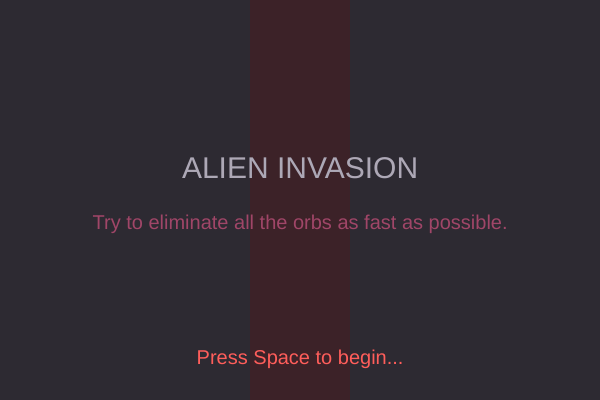
Frame 1 (no input)
Frame 60 (no input): identical to frame 1, image omitted
Frame 120 (the mouse pressed at the canvas centre since frame 60): identical to frame 1, image omitted

The p5.js sketch that drew this single still picture (run headless with seeded random() and noise() and a simulated clock; from frame 60 on, the mouse is pressed at the canvas centre):

// p5.js sketch
// ── sketch.js
let ship;
let shipSpeed = 2;
let flowers = [];
let numFlowers = 5;
let shots = [];

let gameState = 0;

let game;

function setup() {
    createCanvas(600, 400);
    ship = new Ship();
    for (let i = 0; i < numFlowers; i++) {
        flowers[i] = new Flower(random(0, width), 20);
    }

    game = new Game();
}

function keyPressed() {
    game.keyPressed();
}

function keyReleased() {
    game.keyReleased();
}

function draw() {
    if (game.gameState == 0) {
        game.showMenu();
    } else if (game.gameState == 1) {
        game.play();
    } else if (game.gameState == 2) {
        game.endGame();
    }
}
// ── flower.js
class Flower {
    constructor(x, y) {
        this.pos = createVector(x, y);
        this.perlinOffset = random(0, 100000);
        this.perlinSpeed = random(0.02, 0.04);
        this.r = 20;
        this.maxSpeed = 5;
        this.color = [0, 0, 0];
    }

    setColor(newColor) {
        this.color = newColor;
    }

    show() {
        push();
        noStroke();
        fill(this.color);
        ellipse(this.pos.x, this.pos.y, this.r, this.r)
        pop();
    }

    move() {
        this.pos.x += map(noise(this.perlinOffset), 0, 1, -this.maxSpeed, this.maxSpeed);
        this.pos.y += map(noise(this.perlinOffset + 500), 0, 1, -this.maxSpeed, this.maxSpeed);
        this.pos.x = constrain(this.pos.x, 0 + this.r, width - this.r);
        this.pos.y = constrain(this.pos.y, 0 + this.r, height / 2 - this.r);
        this.perlinOffset += this.perlinSpeed;
    }
}
// ── game.js
class Game {
    constructor() {
        this.startTime = 0;
        this.endTime = 0;
        this.score = 0;
        this.gameState = 0;
        this.gameData = {
            ship: new Ship(),
            shipSpeed: 2,
            flowers: [],
            numFlowers: 5,
            shots: [],
            maxShots: 3
        }
        this.colors = {
            background: [45, 42, 50],
            ship: [122, 147, 172],
            flower: [160, 70, 104],
            shot: [255, 94, 91],
            alt: [173, 168, 182]
        }
    }

    showMenu() {
        background(this.colors.background);
        push();
        rectMode(CENTER);
        textAlign(CENTER);
        noStroke();
        fill(this.colors.ship[0], 0, 0, 50);
        rect(width / 2, height / 2, 100, 1009);


        textSize(30);
        fill(this.colors.alt);
        text("ALIEN INVASION", width / 2, height / 2.25);

        textSize(20);
        fill(this.colors.flower);
        text("Try to eliminate all the orbs as fast as possible.", width / 2, height / 1.75);

        fill(this.colors.shot);
        text("Press Space to begin...", width / 2, height / 1.1);

        pop();
    }

    setupGame() {
        noStroke();
        for (let i = 0; i < this.gameData.numFlowers; i++) {
            this.gameData.flowers[i] = new Flower(random(0, width), random(0, height / 2));
            this.gameData.flowers[i].setColor(this.colors.flower);
        }
        this.gameData.ship.setColor(this.colors.ship);

        this.startTime = millis();
        this.gameState = 1;
    }

    play() {
        background(this.colors.background);
        this.gameData.ship.update();
        this.gameData.ship.show();


        for (let flower of this.gameData.flowers) {
            flower.move();
            flower.show();
        }

        for (let shot of this.gameData.shots) {
            shot.move();
            if (shot.isOut()) {
                this.gameData.shots.splice(this.gameData.shots.indexOf(shot), 1);
            } else {
                shot.show();
                for (let flower of this.gameData.flowers) {
                    if (shot.hits(flower)) {
                        this.gameData.flowers.splice(this.gameData.flowers.indexOf(flower), 1);
                        this.gameData.shots.splice(this.gameData.shots.indexOf(shot), 1);
                    }
                }
            }
        }

        if (this.gameData.flowers.length == 0) {
            this.endTime = millis();
            this.score = this.endTime - this.startTime;
            this.gameData.ship.resetVel();
            this.gameState = 2;
        }
    }



    keyPressed() {
        switch (this.gameState) {
            case 0:
                if (key === ' ') {
                    this.setupGame();
                }
                break;
            case 1:
                if (keyCode === RIGHT_ARROW) {
                    this.gameData.ship.addVel(this.gameData.shipSpeed, 0);
                }
                if (keyCode === LEFT_ARROW) {
                    this.gameData.ship.addVel(-this.gameData.shipSpeed, 0);
                }
                if (key === ' ') {
                    if (this.gameData.shots.length < this.gameData.maxShots) {
                        this.gameData.shots.push(this.gameData.ship.fire());
                        this.gameData.shots[this.gameData.shots.length - 1].setColor(this.colors.shot);
                    }
                }
                break;
            case 2:
                if (key === ' ') {
                    this.gameState = 0;
                }
                break;
        }
    }

    keyReleased() {
        switch (this.gameState) {
            case 0:
                break;
            case 1:
                if (keyCode === RIGHT_ARROW) {
                    this.gameData.ship.addVel(-this.gameData.shipSpeed, 0);
                }
                if (keyCode === LEFT_ARROW) {
                    this.gameData.ship.addVel(this.gameData.shipSpeed, 0);
                }
            case 2:
                break;
        }
    }

    endGame() {
        push()
        background(51);
        textSize(30);
        textAlign(CENTER);
        fill(this.colors.alt);
        text("Congratulations!", width / 2, height / 2.5);

        textSize(20);
        fill(this.colors.flower);
        text("You've defeated the invaders.", width / 2, height / 2);

        text("Your final score is: " + this.score, width / 2, height / 1.5);

        fill(this.colors.shot);

        text("Press Space to return to menu...", width / 2, height / 1.1);

        pop();
    }
}
// ── ship.js
class Ship {
    constructor() {
        this.pos = createVector(width / 2, height - 20);
        this.vel = createVector(0, 0);
        this.maxSpeed = 2;
        this.r = 10;
        this.color = [0, 0, 0];
    }

    setColor(newColor) {
        this.color = newColor;
    }

    update() {
        this.pos.add(this.vel);
        this.pos.x = constrain(this.pos.x, 0 + this.r, width - this.r);
        this.pos.y = constrain(this.pos.y, height / 2, height);
    }

    show() {
        push();
        fill(this.color);
        beginShape();
        vertex(this.pos.x, this.pos.y - this.r);
        vertex(this.pos.x - this.r, this.pos.y + this.r);
        vertex(this.pos.x, this.pos.y + this.r / 2);
        vertex(this.pos.x + this.r, this.pos.y + this.r);
        endShape(CLOSE);
        pop();
    }

    addVel(x, y) {
        this.vel.add(createVector(x, y));
        constrain(this.vel.x, -this.maxSpeed, this.maxSpeed);
        constrain(this.vel.y, -this.maxSpeed, this.maxSpeed);
    }

    resetVel() {
        this.vel = createVector(0, 0);
    }

    fire() {
        let shot = new Shot(this.pos.x, this.pos.y);
        return shot;
    }
}

class Shot {
    constructor(x, y) {
        this.pos = createVector(x, y);
        this.speed = 5;
        this.color = [0, 0, 0];
    }

    setColor(newColor) {
        this.color = newColor;
    }

    move() {
        this.pos.y = this.pos.y - this.speed;
    }

    show() {
        push();
        stroke(this.color);
        strokeWeight(5);

        line(this.pos.x, this.pos.y, this.pos.x, this.pos.y + 10);
        pop();
    }

    hits(other) {
        let d = dist(this.pos.x, this.pos.y, other.pos.x, other.pos.y);
        if (d < 15) {
            return true;
        } else {
            return false;
        }
    }

    isOut() {
        if (this.pos.y < 0) {
            return true;
        } else {
            return false;
        }
    }
}
